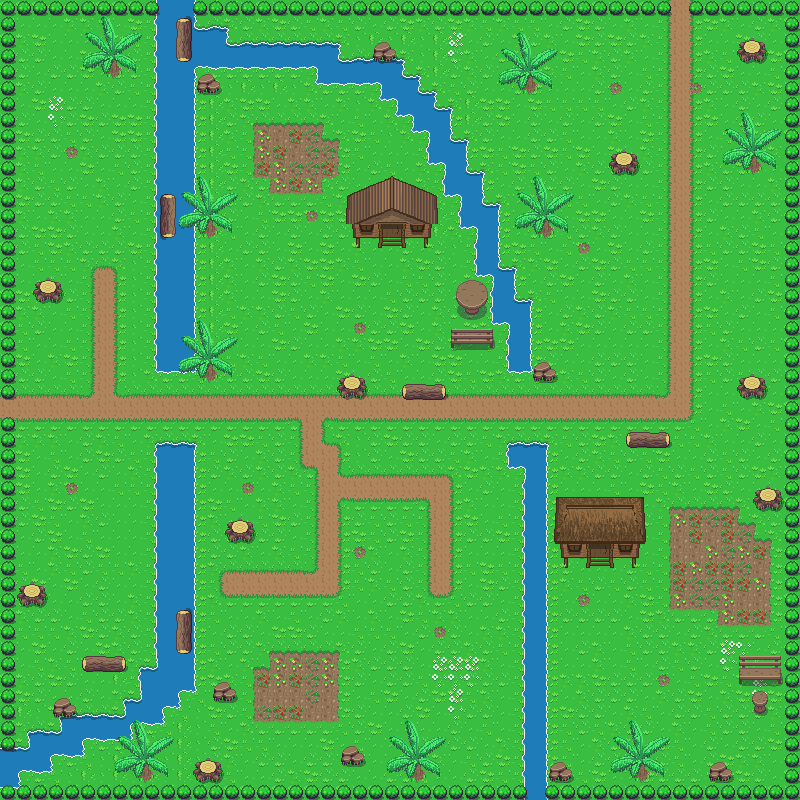

This game map was drawn from its Tiled (.tmx) file and the tilesets committed beside it. A one-line description and the trimmed map source follow:
An orthogonal 50x50 tile map with 16x16 px tiles, 3 tile layers (Base, Lower, Above), 2 tilesets.

<map version="1.0" tiledversion="1.0.3" orientation="orthogonal" renderorder="right-down" width="50" height="50" tilewidth="16" tileheight="16" nextobjectid="1">
 <tileset firstgid="1" source="../../Tileset/Overworld.tsx" />
 <tileset firstgid="1729" source="../../Tileset/Building.tsx" />
 <layer name="Base" width="50" height="50">
  <data>[2500 cells, 2500 non-empty, 33 distinct tile ids]</data>
 </layer>
 <layer name="Lower" width="50" height="50">
  <data>[2500 cells, 301 non-empty, 25 distinct tile ids]</data>
 </layer>
 <layer name="Above" width="50" height="50">
  <data>[2500 cells, 387 non-empty, 99 distinct tile ids]</data>
 </layer>
</map>
